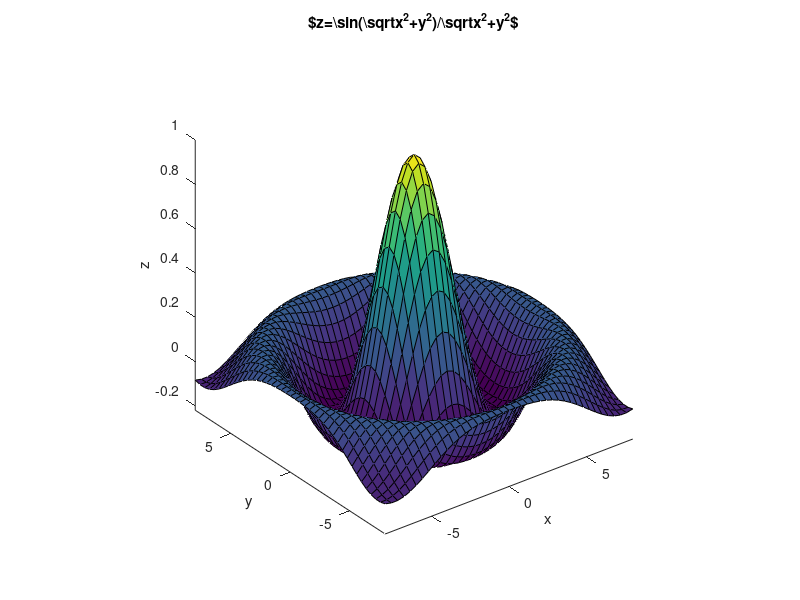

MATLAB code to generate this figure:
tx = linspace (-8, 8, 41)';
ty = tx;
[xx, yy] = meshgrid (tx, ty);
r = sqrt (xx .^ 2 + yy .^ 2) + eps;
tz = sin (r) ./ r;
surf (tx, ty, tz), xlabel 'x', ylabel 'y', zlabel 'z', title '$z=\sin(\sqrt{x^2+y^2})/\sqrt{x^2+y^2}$', axis ([-8 8 -8 8 -0.22 1]), axis square, grid off
drawnow ('tikz', 'sombrero.tikz', false, 'sombrero.gp');
